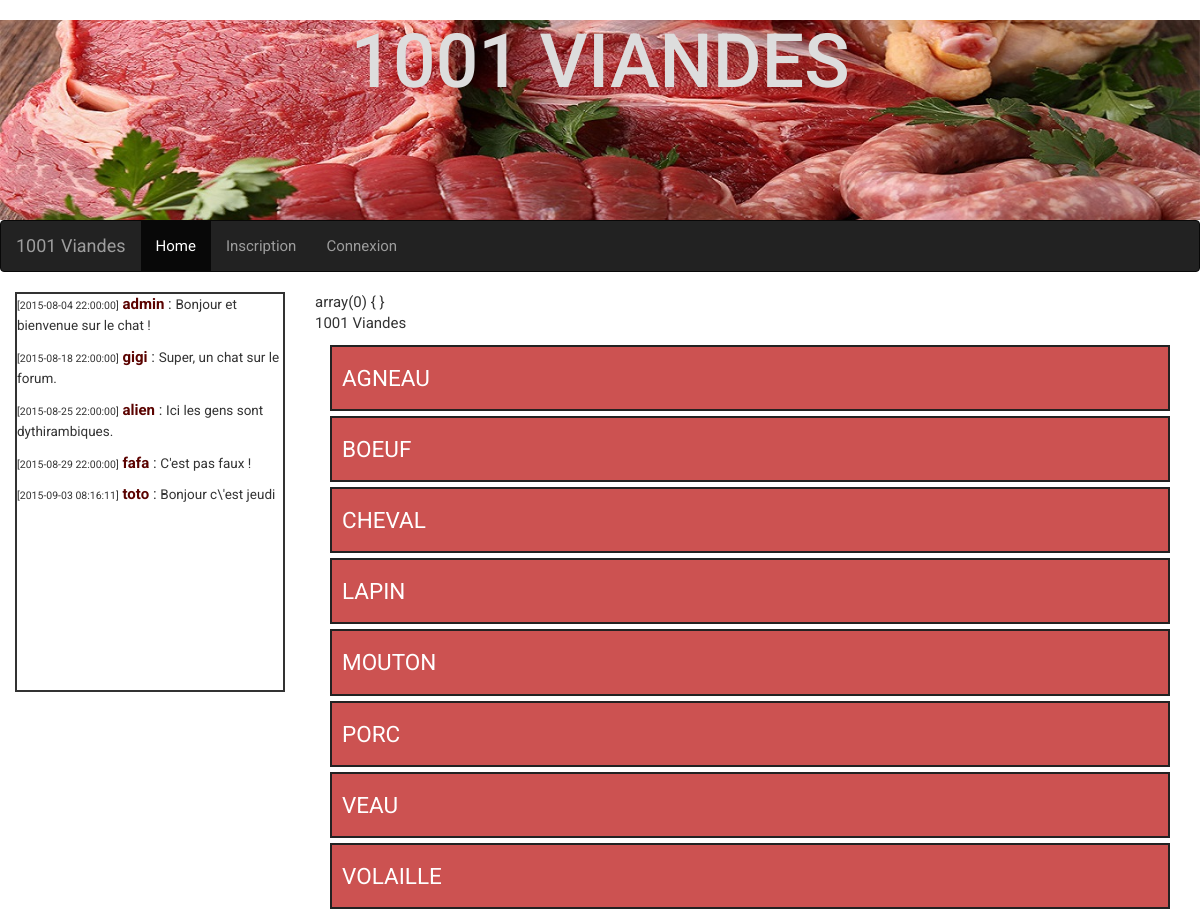
The page / on the database its author committed.
### tables this page shows
CREATE TABLE IF NOT EXISTS `tchat` (
  `id` int(11) NOT NULL AUTO_INCREMENT,
  `message` varchar(4096) NOT NULL,
  `date` timestamp NOT NULL DEFAULT CURRENT_TIMESTAMP,
  `id_auteur` int(11) NOT NULL,
  PRIMARY KEY (`id`),
  KEY `id_auteur` (`id_auteur`)
);

CREATE TABLE IF NOT EXISTS `user` (
  `id` int(11) NOT NULL AUTO_INCREMENT,
  `login` varchar(32) NOT NULL,
  `email` varchar(128) NOT NULL,
  `password` varchar(512) NOT NULL,
  `avatar` varchar(512) NOT NULL,
  `statut` int(11) DEFAULT NULL,
  PRIMARY KEY (`id`),
  UNIQUE KEY `login` (`login`),
  UNIQUE KEY `email` (`email`)
);

CREATE TABLE IF NOT EXISTS `categories` (
  `id` int(11) NOT NULL AUTO_INCREMENT,
  `category` varchar(128) NOT NULL,
  PRIMARY KEY (`id`),
  UNIQUE KEY `category` (`category`)
);

### apps/tchat.php (called while the page is built, shortened)
<?php
$manager = new TchatManager($link);
$messages = $manager->selectAll();
require('./views/tchat.phtml');
?>

### apps/skel.php (called while the page is built)
<?php
	require ('./views/skel.phtml');
?>

### index.php (called while the page is built, shortened)
<?php
require ('./apps/skel.php');
?>

### models/TchatManager.class.php (called while the page is built, shortened)
<?php
class TchatManager
{
	private $link;
	public function __construct($link)
	{
		$this->link = $link;
	}
	public function selectAll()
	{
		$request = "SELECT * FROM tchat";
		$res = mysqli_query($this->link, $request);
		$resultat = array();
		while ($message = mysqli_fetch_object($res, 'Tchat', array($this->link)))
		{
			$resultat[] = $message;
		}
		return $resultat;
	}
}
?>

### models/Tchat.class.php (called while the page is built, shortened)
<?php
class Tchat
{
	private $message;
	private $date;
	private $id_auteur;
	private $link;
	public function __construct($link)
	{
		$this->link = $link;
	}
	public function getMessage()
	{
		return $this->message;
	}
	public function getDate()
	{
		return $this->date;
	}
	public function getAuteur()
	{
		$manager = new UserManager($this->link);
		$user = $manager->selectById($this->id_auteur);
		return $user;
	}
}
?>

### models/UserManager.class.php (called while the page is built, shortened)
<?php
class UserManager
{
	private $link;
	public function __construct($link)
	{
		$this->link = $link;
	}
	public function selectById($id)
	{
		$request = "SELECT * FROM user WHERE id = '".$id."'";
		$res = mysqli_query($this->link, $request);
		$user = mysqli_fetch_object($res, 'User', array($this->link));
		return $user;
	}
}
?>

### models/User.class.php (called while the page is built, shortened)
<?php
class User
{
	private $login;
	public function getLogin()
	{
		return $this->login;
	}
}
?>

### apps/display-home.php (called while the page is built)
<?php
$manager = new CategorieManager($link);
$list = $manager->selectAll();
require('./views/display-home.phtml');
?>

### views/content.phtml (called while the page is built)
<?php require('apps/'.$page.'.php'); ?>

### apps/content.php (called while the page is built)
<?php
	require ('./views/content.phtml');
?>

### models/CategorieManager.class.php (called while the page is built, shortened)
<?php
class CategorieManager
{
	private $link;
	public function __construct($link)
	{
		$this->link = $link;
	}
	public function selectAll()
	{
		$request = "SELECT * FROM categories";
		$res = mysqli_query($this->link, $request);
		$resultat = array();
		while ($categorie = mysqli_fetch_object($res, 'Categorie', array($this->link)))
		{
			$resultat[] = $categorie;
		}
		return $resultat;
	}
}
?>

### models/Categorie.class.php (called while the page is built, shortened)
<?php
class Categorie
{
	private $category;
	public function getCategory()
	{
		return $this->category;
	}
}
?>

### views/display-home.phtml (the view)
<div class="col-md-12">
<?php
	$i=0;
	while($i<sizeof($list)){
?>
		<div class="categories">
			<a href="home/<?=htmlentities($list[$i]->getCategory())?>"><?=htmlentities($list[$i]->getCategory())?></a>
		</div>
<?php
		$i++;
	}
?>
</div>

### views/tchat.phtml (shortened to what this page needs)
<div class="tchat">
<?php
$j=0;
while($j<sizeof($messages)){
?>
	<p>
	<span class="tchat_date">[<?=$messages[$j]->getDate()?>]</span>
	<span class="tchat_auteur"><?=$messages[$j]->getAuteur()->getLogin()?></span> :
	<span class="tchat_message"><?=$messages[$j]->getMessage()?></span>
	</p>
<?php
	$j++;
}
?>
</div>

### styles/style.css (style rules this page uses)
* { box-sizing: border-box; }
.categories { border: 2px solid #222; padding: 15px 10px; background: #CC5251; margin-bottom: 5px; }
.categories a { color: white; text-transform: uppercase; font-size: 1.5em; }
.tchat { border: 2px solid #333; height: 400px; overflow-y: scroll; }
.tchat_date { font-size: 0.7em; }
.tchat_auteur { font-weight: bold; color: #5B0300; }
.tchat_message { font-size: 0.9em; }
body { font-family: Roboto; font-weight: 400; font-size: 1.5em; }

### rows shown on the page
tchat: date "2015-08-04 22:00:00", id_auteur.login "admin", message "Bonjour et bienvenue sur le chat !"
tchat: date "2015-08-18 22:00:00", id_auteur.login "gigi", message "Super, un chat sur le forum."
tchat: date "2015-08-25 22:00:00", id_auteur.login "alien", message "Ici les gens sont dythirambiques."
tchat: date "2015-08-29 22:00:00", id_auteur.login "fafa", message "C'est pas faux !"
tchat: date "2015-09-03 08:16:11", id_auteur.login "toto", message "Bonjour c\\'est jeudi"
categories: category "AGNEAU"
categories: category "BOEUF"
categories: category "CHEVAL"
categories: category "LAPIN"
categories: category "MOUTON"
categories: category "PORC"
categories: category "VEAU"
categories: category "VOLAILLE"
